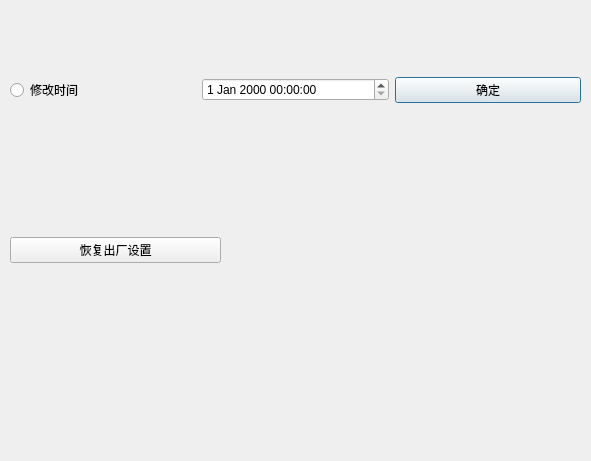
<?xml version="1.0" encoding="UTF-8"?>
<ui version="4.0">
 <class>syssetDialog</class>
 <widget class="QDialog" name="syssetDialog">
  <property name="geometry">
   <rect>
    <x>0</x>
    <y>0</y>
    <width>591</width>
    <height>461</height>
   </rect>
  </property>
  <property name="windowTitle">
   <string>系统设置</string>
  </property>
  <widget class="QWidget" name="horizontalLayoutWidget">
   <property name="geometry">
    <rect>
     <x>10</x>
     <y>50</y>
     <width>571</width>
     <height>80</height>
    </rect>
   </property>
   <layout class="QHBoxLayout" name="horizontalLayout">
    <item>
     <widget class="QRadioButton" name="radioButton">
      <property name="layoutDirection">
       <enum>Qt::LeftToRight</enum>
      </property>
      <property name="text">
       <string>修改时间</string>
      </property>
     </widget>
    </item>
    <item>
     <widget class="QDateTimeEdit" name="dateTimeEdit">
      <property name="alignment">
       <set>Qt::AlignJustify|Qt::AlignVCenter</set>
      </property>
     </widget>
    </item>
    <item>
     <widget class="QPushButton" name="okBtn">
      <property name="text">
       <string>确定</string>
      </property>
     </widget>
    </item>
   </layout>
  </widget>
  <widget class="QWidget" name="horizontalLayoutWidget_2">
   <property name="geometry">
    <rect>
     <x>10</x>
     <y>210</y>
     <width>211</width>
     <height>80</height>
    </rect>
   </property>
   <layout class="QHBoxLayout" name="horizontalLayout_2">
    <item>
     <widget class="QPushButton" name="restorefactoryBtn">
      <property name="text">
       <string>恢复出厂设置</string>
      </property>
     </widget>
    </item>
   </layout>
  </widget>
 </widget>
 <resources/>
 <connections/>
</ui>
